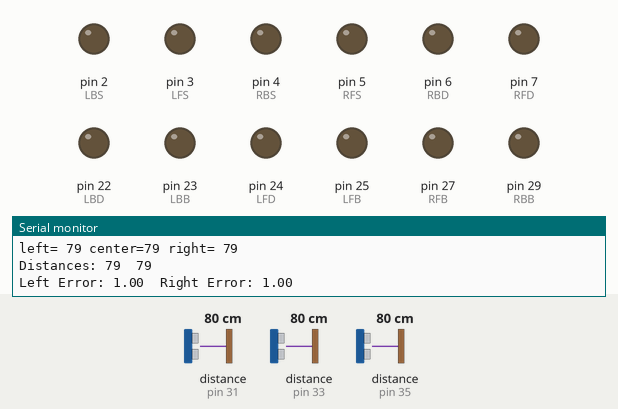
A sketch run on a simulated Arduino Mega 2560, built with avr-gcc and run on an emulated ATmega2560. On the bench: output pins drawn as LEDs (lit = HIGH), the last lines printed to the serial monitor. Wiring (inferred from the names in the program): 3 × ultrasonic range finder: trigger pin 30, echo pin 31 / trigger pin 32, echo pin 33 / trigger pin 34, echo pin 35. Inputs (shaded band) come from the test bench; at power-on: distance to the obstacle (sensors on pin 31, pin 35, pin 33) 80 cm. The echo pulse lasts 58.3 µs per cm; pins used as bus, display or sensor lines are not drawn.

Above: at 1.2 s.
1.3 s: distance to the obstacle (sensor on pin 31) set to 54 cm
4.3 s: distance to the obstacle (sensor on pin 31) set to 49 cm
At 4.5 s:
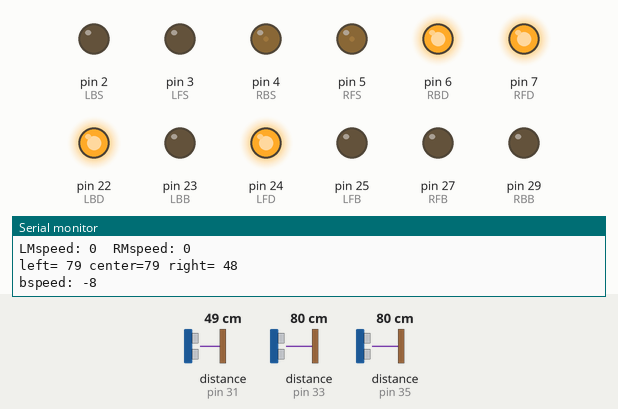
At 7.1 s:
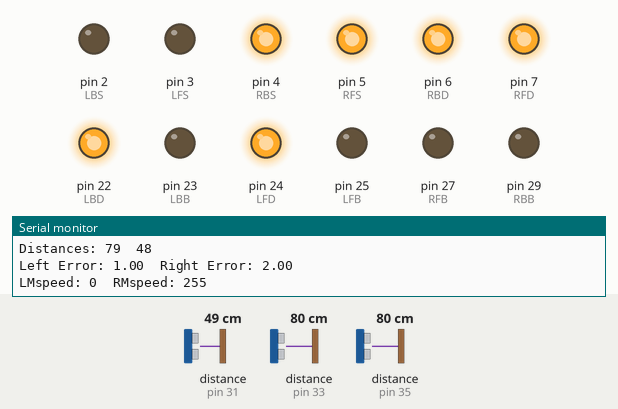
7.3 s: distance to the obstacle (sensor on pin 35) set to 38 cm
10.3 s: distance to the obstacle (sensor on pin 35) set to 32 cm
At 13.1 s:
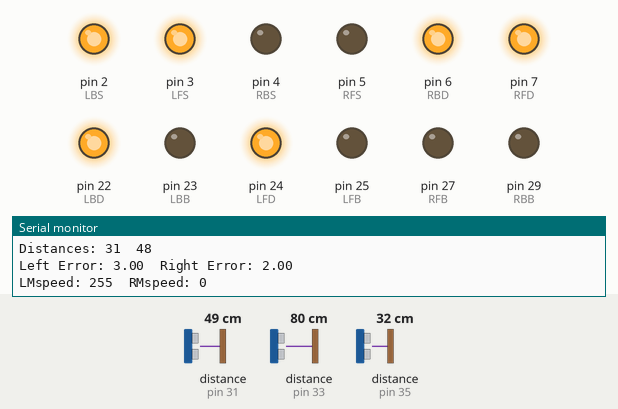
13.3 s: distance to the obstacle (sensor on pin 33) set to 55 cm
16.3 s: distance to the obstacle (sensor on pin 33) set to 49 cm
At 17.1 s:
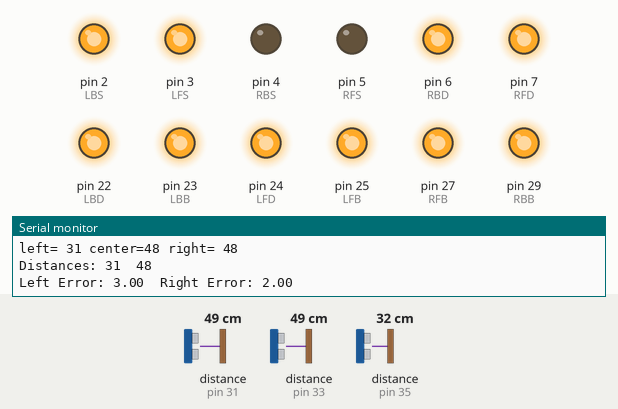
Timing chart, 0 to 18.9 s (numbered marks = the images above; inputs shaded):
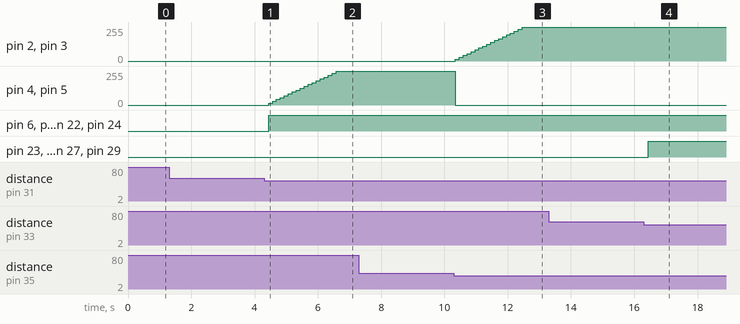

Measured:
- the behaviour switches between 52 and 51 cm on distance to the obstacle (sensor on pin 31) (found by bisection; images 0 and 1)
- the behaviour switches between 35 and 34 cm on distance to the obstacle (sensor on pin 35) (found by bisection; images 2 and 3)
- the behaviour switches between 52 and 51 cm on distance to the obstacle (sensor on pin 33) (found by bisection; images 3 and 4)
- after the input at 4.3 s, pin 4 (RBS), pin 5 (RFS): moves from 0/255 to 255/255 over 2.3 s, starting after 0.14 s; pin 6 (RBD), pin 7 (RFD), pin 22 (LBD), pin 24 (LFD): LOW → HIGH after 0.14 s
- after the input at 10.3 s, pin 2 (LBS), pin 3 (LFS): moves from 0/255 to 255/255 over 2.2 s, starting after 0.05 s; pin 4 (RBS), pin 5 (RFS): 255/255 → 0/255 after 0.05 s
- after the input at 16.3 s, pin 23 (LBB), pin 25 (LFB), pin 27 (RFB), pin 29 (RBB): LOW → HIGH after 0.15 s

The sketch:

ArduinoFinalCode.ino
```cpp
//#define RMF 3
//#define RMB 2
//#define LMB 5
//#define LMF 4
//#define LMSpeed 9
//#define RMSpeed 10

#define RFD 7
#define RFB 27
#define RFS 5

#define LFD 24
#define LFB 25
#define LFS 3

#define RBD 6
#define RBB 29
#define RBS 4

#define LBD 22
#define LBB 23
#define LBS 2

int rfspeed=0;
int rbspeed=0;
int lfspeed=0;
int lbspeed=0;

String a="";

bool debug=true;
int lmspeed=0,rmspeed=0,bspeed=0;
int topspeed=255,minspeed=0;
int kp=6,kd=8;
float errors[3]={0,0,0};
int dist[3]={0,0,0};
int trigpins[3]={34,32,30};
int echopins[3]={35,33,31};


long ultra(int trig,int echo){
  long dur;
  int distance;
  digitalWrite(trig,LOW);
  delayMicroseconds(2);
  digitalWrite(trig,HIGH);
  delayMicroseconds(10);
  digitalWrite(trig,LOW);
  dur=pulseIn(echo,HIGH);
  //return 0.01715*dur;
  distance=0.01715*dur;
  if(distance>100) return 100;
  else return distance;
}

void calcerror(int dist[]){
  Serial.println("left= "+String(dist[0]) + " center="+ String(dist[1]) + " right= "+String(dist[2]));
  for(int i=0;i<3;i++){
    (dist[i]<=100)?errors[i]=(100/dist[i]):errors[i]=0;
  }
}

void checkbound()
{
  if(lfspeed>255){
    //lmspeed=255;
    lfspeed = 255;
    lbspeed = 255;
  }
  else if(lfspeed<0){
    lfspeed = 0;
    lbspeed = 0;
//    digitalWrite(LFB, HIGH);
//    digitalWrite(LBB, HIGH);
  }
  if(rfspeed>255){
    rfspeed = 255;
    rbspeed = 255;
  }
  else if(rfspeed<0){
    rfspeed = 0;
    rbspeed = 0;
//    digitalWrite(RFB, HIGH);
//    digitalWrite(RBB, HIGH);
  }
}

void forward(){

//  digitalWrite(LMF, HIGH);
//  digitalWrite(LMB, LOW);
//  digitalWrite(RMF, HIGH);
//  digitalWrite(RMB, LOW);
//  analogWrite(LMSpeed, lmspeed);
//  analogWrite(RMSpeed, rmspeed);

  checkbound();
  digitalWrite(RFD, HIGH);
  digitalWrite(RFB, LOW);
  digitalWrite(RBD, HIGH);
  digitalWrite(RBB, LOW);
  digitalWrite(LFD, HIGH);
  digitalWrite(LFB, LOW);
  digitalWrite(LBD, HIGH);
  digitalWrite(LBB, LOW);
  analogWrite(RFS,rfspeed);
  analogWrite(RBS,rbspeed);
  analogWrite(LFS,lfspeed);
  analogWrite(LBS,lbspeed);
}

void ultrasonic_pid(int dist[]){
  calcerror(dist);
  //L & R sensors are not detecting and center is open
  if(errors[1]>1){
  //
//    lfspeed=0;
//    rfspeed=0;
//    lbspeed=0;
//    rbspeed=0;
    digitalWrite(LFB, HIGH);
    digitalWrite(RFB, HIGH);
    digitalWrite(LBB, HIGH);
    digitalWrite(RBB, HIGH);
    //forward();
  }
   else if(errors[0]!=errors[2]){
  //Check for L & R sensor obstacle{
    bspeed=kd*(errors[0]-errors[2]);
    if(debug) Serial.println("bspeed: "+String(bspeed));
    lfspeed=lfspeed+bspeed+kp;
    lbspeed=lbspeed+bspeed+kp;
    rfspeed=rfspeed-bspeed+kp;
    rbspeed=rbspeed-bspeed+kp;
    checkbound();
    digitalWrite(LFB, LOW);
    digitalWrite(RFB, LOW);
    digitalWrite(LBB, LOW);
    digitalWrite(RBB, LOW);
    forward();
  }
  else if((errors[0] == errors[2])&& errors[1]<6){

    digitalWrite(LFB, LOW);
    digitalWrite(RFB, LOW);
    digitalWrite(LBB, LOW);
    digitalWrite(RBB, LOW);
    //lmspeed=120;
    //rmspeed=120;
    follow();
  }
  else{
    digitalWrite(LFB, HIGH);
    digitalWrite(RFB, HIGH);
    digitalWrite(LBB, HIGH);
    digitalWrite(RBB, HIGH);
    lfspeed=0;
    rfspeed=0;
    lbspeed=0;
    rbspeed=0;
    follow();

  }
  //ultrasonic_pid(dist);
  //forward();
}

void ultrasonic_sensors()
{
 for(int i=0;i<3;i++){
    dist[i]=ultra(trigpins[i],echopins[i]);
  }
}

void setup(){
  for(int i=0;i<3;i++){
    pinMode(trigpins[i],OUTPUT);
    pinMode(echopins[i],INPUT);
  }
  pinMode(RFD,OUTPUT);
pinMode(RFB,OUTPUT);
pinMode(RBD,OUTPUT);
pinMode(RBB,OUTPUT);
pinMode(LFB,OUTPUT);
pinMode(LFD,OUTPUT);
pinMode(LBD,OUTPUT);
pinMode(LBB,OUTPUT);
pinMode(RBS,OUTPUT);
pinMode(LBS,OUTPUT);
pinMode(LFS,OUTPUT);
pinMode(RFS, OUTPUT);
  Serial.begin(9600);
}

void follow()
{
 if(Serial.available()){
   long p=Serial.parseInt();

  //p=300;

   if(p!=5)
   {
   //Serial.println(p);
   if(p<200)
  {
//    digitalWrite(RMB, HIGH);
//    digitalWrite(LMB, LOW);
    //Serial.println("go left");
    lfspeed=50;
    lbspeed=50;
    rfspeed=0;
    rbspeed=0;
    forward();
  }
   else if(p>400)
   {
//    digitalWrite(LMB, HIGH);
//    digitalWrite(RMB, LOW);
    //Serial.println("go right");
    lfspeed=0;
    lbspeed=0;
    rfspeed=50;
    rbspeed=50;
    forward();
   }
   else
   {

//    digitalWrite(LMB, LOW);
//    digitalWrite(RMB, LOW);
    //Serial.println("go forward");
    lfspeed=60;
    lbspeed=60;
    rfspeed=60;
    rbspeed=60;
    forward();
   }
   }
 }
 else {
  lfspeed=0;
  lbspeed=0;
  rfspeed=0;
  rbspeed=0;
//  analogWrite(LMSpeed, lmspeed);
//  analogWrite(RMSpeed, rmspeed);
  return;
 }
}


void loop()
{
 ultrasonic_sensors();
   ultrasonic_pid(dist);
  //delay(100);
  if(debug){
    //delay(1000);
    Serial.println("Distances: "+String(dist[0])+"\t"+String(dist[2]));
    Serial.println("Left Error: "+String(errors[0])+"\tRight Error: "+String(errors[2]));
    Serial.println("LMspeed: "+String(lfspeed)+"\tRMspeed: "+String(rfspeed));
  }
}
```
